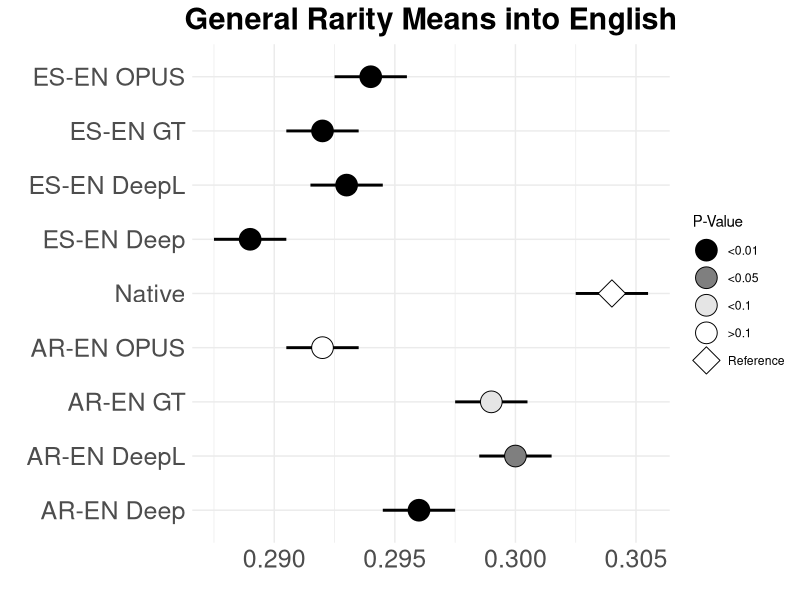
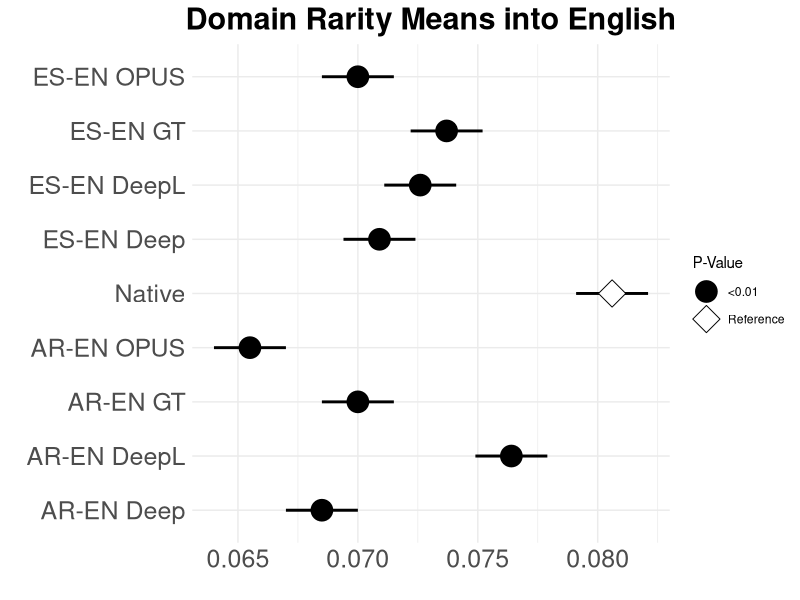
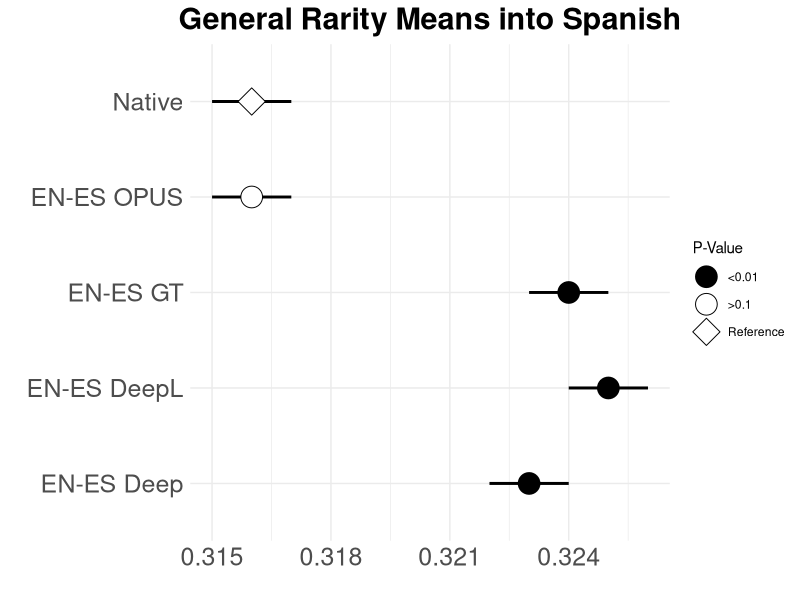
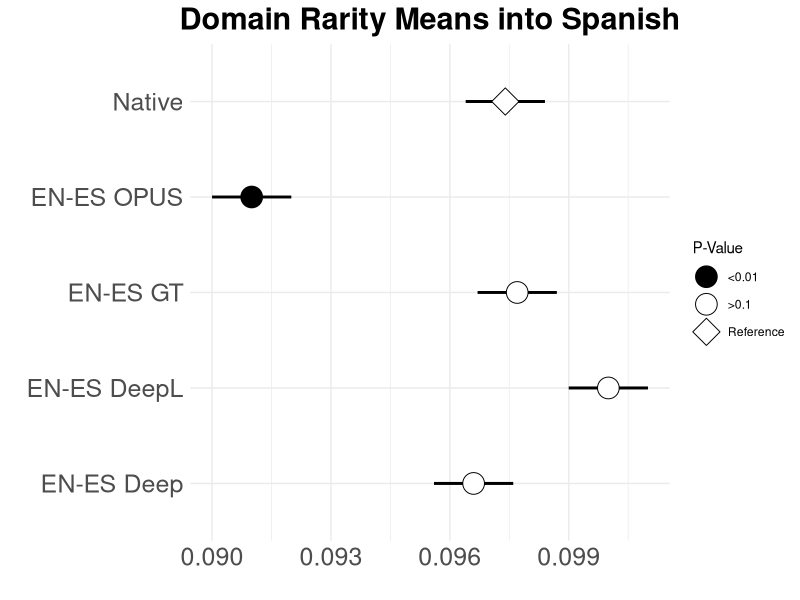
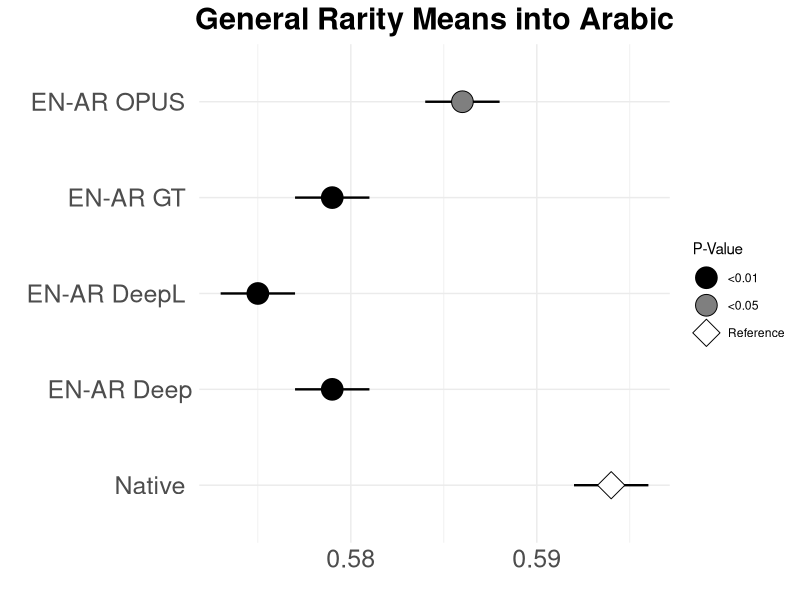
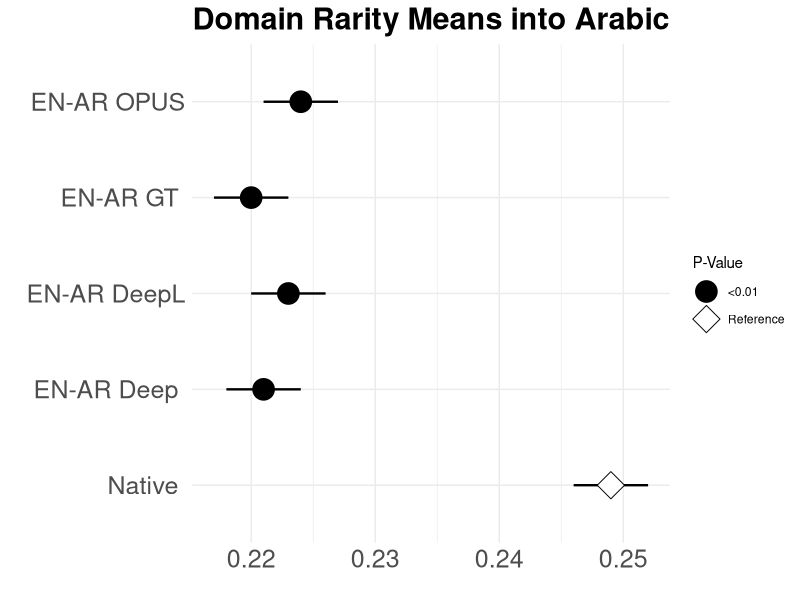

Write the R code that produced these figures, in order.
## ---- chunk 1
# Load required libraries
library(tibble)
library(ggplot2)
library(dplyr)
library(readr)

# Read the CSV file
df <- read_csv("en_rarity.csv")

# Create a DataFrame for general rarity with p_value column
general_rarity_en <- tribble(
  ~lang, ~mean, ~sd, ~median, ~IQR, ~type, ~language, ~p_value,
  "en_general_rarity", 0.304, 0.161, 0.273, 0.167, "General Rarity", "EN", "Reference",
  "es_en_DEEP_general_rarity", 0.289, 0.160, 0.258, 0.156, "General Rarity", "EN", "<0.01",
  "es_en_DEEPL_general_rarity", 0.293, 0.161, 0.269, 0.161, "General Rarity", "EN", "<0.01",
  "es_en_GOOGLE_general_rarity", 0.292, 0.159, 0.261, 0.156, "General Rarity", "EN", "<0.01",
  "es_en_TRANSFORMERS_general_rarity", 0.294, 0.161, 0.267, 0.165, "General Rarity", "EN", "<0.01",
  "ar_en_DEEP_general_rarity", 0.296, 0.163, 0.264, 0.171, "General Rarity", "EN", "<0.01",
  "ar_en_DEEPL_general_rarity", 0.300, 0.164, 0.273, 0.164, "General Rarity", "EN", "<0.05",
  "ar_en_GOOGLE_general_rarity", 0.299, 0.163, 0.267, 0.168, "General Rarity", "EN", "<0.1",
  "ar_en_TRANSFORMERS_general_rarity", 0.292, 0.160, 0.267, 0.161, "General Rarity", "EN", ">0.1"
)

# Create a DataFrame for domain rarity with p_value column
genre_rarity_en <- tribble(
  ~lang, ~mean, ~sd, ~median, ~IQR, ~type, ~language, ~p_value,
  "en_genre_rarity", 0.0806, 0.113, 0.0462, 0.111, "Domain Rarity", "EN", "Reference",
  "es_en_DEEP_genre_rarity", 0.0709, 0.109, 0.0357, 0.0952, "Domain Rarity", "EN", "<0.01",
  "es_en_DEEPL_genre_rarity", 0.0726, 0.108, 0.0377, 0.100, "Domain Rarity", "EN", "<0.01",
  "es_en_GOOGLE_genre_rarity", 0.0737, 0.110, 0.0392, 0.100, "Domain Rarity", "EN", "<0.01",
  "es_en_TRANSFORMERS_genre_rarity", 0.0700, 0.109, 0.0345, 0.0909, "Domain Rarity", "EN", "<0.01",
  "ar_en_DEEP_genre_rarity", 0.0685, 0.107, 0.0345, 0.0909, "Domain Rarity", "EN", "<0.01",
  "ar_en_DEEPL_genre_rarity", 0.0764, 0.119, 0.0400, 0.100, "Domain Rarity", "EN", "<0.01",
  "ar_en_GOOGLE_genre_rarity", 0.0700, 0.108, 0.0357, 0.0952, "Domain Rarity", "EN", "<0.01",
  "ar_en_TRANSFORMERS_genre_rarity", 0.0655, 0.106, 0.0294, 0.0909, "Domain Rarity", "EN", "<0.01"
)

# General Rarity Plot into English
ggplot(general_rarity_en, aes(x = mean, y = lang, fill = p_value)) +
  geom_segment(aes(x = mean - 0.0015, xend = mean + 0.0015, y = lang, yend = lang), 
               color = "black", size = 1) +
  geom_point(aes(shape = p_value, fill = p_value), size = 7, color = "black", position = position_dodge(0.9)) +
  labs(title = "General Rarity Means into English",
       x = "",
       y = "",
       fill = "P-Value",
       shape = "P-Value") +
  theme_minimal() +
  scale_fill_manual(values = c("<0.01" = "black", "<0.05" = "grey50", "<0.1" = "grey90", ">0.1" = "white", "Reference" = "white")) +
  scale_shape_manual(values = c("<0.01" = 21, "<0.05" = 21, "<0.1" = 21, ">0.1" = 21, "Reference" = 23)) +
  scale_y_discrete(labels = c(
    "es_en_TRANSFORMERS_general_rarity" = "ES-EN OPUS",
    "es_en_GOOGLE_general_rarity" = "ES-EN GT",
    "es_en_DEEPL_general_rarity" = "ES-EN DeepL",
    "es_en_DEEP_general_rarity" = "ES-EN Deep",
    "en_general_rarity" = "Native",
    "ar_en_TRANSFORMERS_general_rarity" = "AR-EN OPUS",
    "ar_en_GOOGLE_general_rarity" = "AR-EN GT",
    "ar_en_DEEPL_general_rarity" = "AR-EN DeepL",
    "ar_en_DEEP_general_rarity" = "AR-EN Deep"
  )) +
  theme(
    legend.position = "right",
    plot.title = element_text(hjust = 0.5, face = "bold", size = 22),
    axis.title.x = element_text(size = 10),
    axis.title.y = element_text(size = 10),
    axis.text.x = element_text(size = 18),
    axis.text.y = element_text(size = 18)
  )


# Genre Rarity Plot into English
ggplot(genre_rarity_en, aes(x = mean, y = lang, fill = p_value)) +
  geom_segment(aes(x = mean - 0.0015, xend = mean + 0.0015, y = lang, yend = lang), 
               color = "black", size = 1) + 
  geom_point(aes(shape = p_value, fill = p_value), size = 7, color = "black", position = position_dodge(0.9)) + 
  labs(title = "Domain Rarity Means into English",
       x = "",
       y = "",
       fill = "P-Value",
       shape = "P-Value") +
  theme_minimal() +
  scale_fill_manual(values = c("<0.01" = "black", "<0.05" = "grey50", "<0.1" = "grey90", ">0.1" = "white", "Reference" = "white")) +
  scale_shape_manual(values = c("<0.01" = 21, "<0.05" = 21, "<0.1" = 21, ">0.1" = 21, "Reference" = 23))+
  scale_y_discrete(labels = c(
    "es_en_TRANSFORMERS_genre_rarity" = "ES-EN OPUS",
    "es_en_GOOGLE_genre_rarity" = "ES-EN GT",
    "es_en_DEEPL_genre_rarity" = "ES-EN DeepL",
    "es_en_DEEP_genre_rarity" = "ES-EN Deep",
    "en_genre_rarity" = "Native",
    "ar_en_TRANSFORMERS_genre_rarity" = "AR-EN OPUS",
    "ar_en_GOOGLE_genre_rarity" = "AR-EN GT",
    "ar_en_DEEPL_genre_rarity" = "AR-EN DeepL",
    "ar_en_DEEP_genre_rarity" = "AR-EN Deep"
  )) +
  theme(
    legend.position = "right",
    plot.title = element_text(hjust = 0.5, face = "bold", size = 22),
    axis.title.x = element_text(size = 10),
    axis.title.y = element_text(size = 10),
    axis.text.x = element_text(size = 18),
    axis.text.y = element_text(size = 18)
  )
## ---- chunk 2
# Create a DataFrame for general rarity Spanish
general_rarity_es <- tribble(
  ~lang, ~mean, ~sd, ~median, ~IQR,  ~type, ~language,
  "es_general_rarity", 0.316, 0.144, 0.288, 0.133, "General Rarity", "ES",
  "en_es_DEEP_general_rarity", 0.323, 0.147, 0.3, 0.139, "General Rarity", "ES",
  "en_es_DEEPL_general_rarity", 0.325, 0.149, 0.303, 0.138,"General Rarity", "ES",
  "en_es_GOOGLE_general_rarity", 0.324, 0.146, 0.3, 0.137,"General Rarity", "ES",
  "en_es_TRANSFORMERS_general_rarity", 0.316, 0.146, 0.289, 0.133, "General Rarity", "ES"
)

# Create a DataFrame for genre rarity Spanish
genre_rarity_es <- tribble(
  ~lang, ~mean, ~sd, ~median, ~IQR,  ~type, ~language,
  "es_genre_rarity", 0.0974, 0.117, 0.0698, 0.108,"Domain Rarity", "ES",
  "en_es_DEEP_genre_rarity", 0.0966, 0.118, 0.0667, 0.111,"Domain Rarity", "ES",
  "en_es_DEEPL_genre_rarity", 0.100, 0.120, 0.0704, 0.113,"Domain Rarity", "ES",
  "en_es_GOOGLE_genre_rarity", 0.0977, 0.118, 0.0682, 0.113,"Domain Rarity", "ES",
  "en_es_TRANSFORMERS_genre_rarity", 0.0910, 0.116, 0.0606, 0.122, "Domain Rarity", "ES",
)

general_rarity_es <- general_rarity_es %>%
  mutate(
    p_value = case_when(
      lang == "en_es_TRANSFORMERS_general_rarity" ~ ">0.1",
      lang == "en_es_GOOGLE_general_rarity" ~ "<0.01",
      lang == "en_es_DEEPL_general_rarity" ~ "<0.01",
      lang == "en_es_DEEP_general_rarity" ~ "<0.01",
      lang == "es_general_rarity" ~ "Reference"
    )
  )

genre_rarity_es <- genre_rarity_es %>%
  mutate(
    p_value = case_when(
      lang == "en_es_TRANSFORMERS_genre_rarity" ~ "<0.01", # OPUS
      lang == "en_es_GOOGLE_genre_rarity" ~ ">0.1",        # GT
      lang == "en_es_DEEPL_genre_rarity" ~ ">0.1",         # DeepL
      lang == "en_es_DEEP_genre_rarity" ~ ">0.1",          # Deep
      lang == "es_genre_rarity" ~ "Reference"              # Native
    )
  )


# General Rarity Plot into Spanish
ggplot(general_rarity_es, aes(x = mean, y = lang, fill = p_value)) +
  geom_segment(aes(x = mean -0.001, xend = mean + 0.001, y = lang, yend = lang), 
               color = "black", size = 1) + 
  geom_point(aes(shape = p_value, fill = p_value), size = 7, color = "black", position = position_dodge(0.9)) + 
  labs(title = "General Rarity Means into Spanish",
       x = "",
       y = "",
       fill = "P-Value",
       shape = "P-Value") +
  theme_minimal() +
  scale_fill_manual(values = c("<0.01" = "black", "<0.05" = "grey50", "<0.1" = "grey90", ">0.1" = "white", "Reference" = "white")) +
  scale_shape_manual(values = c("<0.01" = 21, "<0.05" = 21, "<0.1" = 21, ">0.1" = 21, "Reference" = 23)) +  
  scale_y_discrete(labels = c(
    "en_es_TRANSFORMERS_general_rarity" = "EN-ES OPUS",
    "en_es_GOOGLE_general_rarity" = "EN-ES GT",
    "en_es_DEEPL_general_rarity" = "EN-ES DeepL",
    "en_es_DEEP_general_rarity" = "EN-ES Deep",
    "es_general_rarity" = "Native"
  )) +
  theme(
    legend.position = "right",
    plot.title = element_text(hjust = 0.5, face = "bold", size = 22),
    axis.title.x = element_text(size = 12),
    axis.title.y = element_text(size = 10),
    axis.text.x = element_text(size = 18),
    axis.text.y = element_text(size = 18)
  )


# Domain Rarity Plot into Spanish
ggplot(genre_rarity_es, aes(x = mean, y = lang, fill = p_value)) +
  geom_segment(aes(x = mean - 0.001, xend = mean + 0.001, y = lang, yend = lang), 
               color = "black", size = 1) + 
  geom_point(aes(shape = p_value, fill = p_value), size = 7, color = "black", position = position_dodge(0.9)) + 
  labs(title = "Domain Rarity Means into Spanish",
       x = "",
       y = "",
       fill = "P-Value",
       shape = "P-Value") +
  theme_minimal() +
  scale_fill_manual(values = c("<0.01" = "black", "<0.05" = "grey50", "<0.1" = "grey90", ">0.1" = "white", "Reference" = "white")) +
  scale_shape_manual(values = c("<0.01" = 21, "<0.05" = 21, "<0.1" = 21, ">0.1" = 21, "Reference" = 23)) +  
  scale_y_discrete(labels = c(
    "en_es_TRANSFORMERS_genre_rarity" = "EN-ES OPUS",
    "en_es_GOOGLE_genre_rarity" = "EN-ES GT",
    "en_es_DEEPL_genre_rarity" = "EN-ES DeepL",
    "en_es_DEEP_genre_rarity" = "EN-ES Deep",
    "es_genre_rarity" = "Native"
  )) +
  theme(
    legend.position = "right",
    plot.title = element_text(hjust = 0.5, face = "bold", size = 22),
    axis.title.x = element_text(size = 12),
    axis.title.y = element_text(size = 10),
    axis.text.x = element_text(size = 18),
    axis.text.y = element_text(size = 18)
  )

## ---- chunk 3
# Create a DataFrame for general rarity into Arabic
general_rarity_ar <- tribble(
  ~lang, ~mean, ~sd, ~median, ~IQR, ~type, ~language,
  "ar_general_rarity",  0.594, 0.155, 0.585, 0.184, "General Rarity", "AR",
  "en_ar_DEEP_general_rarity", 0.579, 0.159, 0.571, 0.188, "General Rarity", "AR",
  "en_ar_DEEPL_general_rarity", 0.575, 0.161, 0.571, 0.196, "General Rarity", "AR",
  "en_ar_GOOGLE_general_rarity", 0.579, 0.158, 0.571, 0.185, "General Rarity", "AR",
  "en_ar_TRANSFORMERS_general_rarity", 0.586, 0.159, 0.581, 0.188,  "General Rarity", "AR"
)

# Create a DataFrame for genre rarity into Arabic
genre_rarity_ar <- tribble(
  ~lang, ~mean, ~sd, ~median, ~IQR, ~type, ~language,
  "ar_genre_rarity", 0.249, 0.166, 0.222, 0.196, "Domain Rarity", "AR",
  "en_ar_DEEP_genre_rarity", 0.221, 0.164, 0.2, 0.189,"Domain Rarity", "AR",
  "en_ar_DEEPL_genre_rarity", 0.223, 0.164, 0.2, 0.189,"Domain Rarity", "AR",
  "en_ar_GOOGLE_genre_rarity", 0.220, 0.163, 0.194, 0.186,"Domain Rarity", "AR",
  "en_ar_TRANSFORMERS_genre_rarity", 0.224, 0.164, 0.2, 0.193,"Domain Rarity", "AR"
)

general_rarity_ar <- general_rarity_ar %>%
  mutate(
    p_value = case_when(
      lang == "en_ar_TRANSFORMERS_general_rarity" ~ "<0.05", # OPUS
      lang == "en_ar_GOOGLE_general_rarity" ~ "<0.01",       # GT
      lang == "en_ar_DEEPL_general_rarity" ~ "<0.01",        # DeepL
      lang == "en_ar_DEEP_general_rarity" ~ "<0.01",         # Deep
      lang == "ar_general_rarity" ~ "Reference"             # Native
    )
  )

genre_rarity_ar <- genre_rarity_ar %>%
  mutate(
    p_value = case_when(
      lang == "en_ar_TRANSFORMERS_genre_rarity" ~ "<0.01",  # OPUS
      lang == "en_ar_GOOGLE_genre_rarity" ~ "<0.01",         # GT
      lang == "en_ar_DEEPL_genre_rarity" ~ "<0.01",          # DeepL
      lang == "en_ar_DEEP_genre_rarity" ~ "<0.01",           # Deep
      lang == "ar_genre_rarity" ~ "Reference"               # Native
    )
  )


# General Rarity Plot into Arabic
ggplot(general_rarity_ar, aes(x = mean, y = lang, fill = p_value)) +
  geom_segment(aes(x = mean - 0.002, xend = mean + 0.002, y = lang, yend = lang), 
               color = "black", size = 0.8) + 
  geom_point(aes(shape = p_value, fill = p_value), size = 7, color = "black", position = position_dodge(0.9)) + 
  labs(title = "General Rarity Means into Arabic",
       x = "",
       y = " ",
       fill = "P-Value",
       shape = "P-Value") +
  theme_minimal() +
  scale_fill_manual(values = c("<0.01" = "black", "<0.05" = "grey50", "<0.1" = "grey90", ">0.1" = "white", "Reference" = "white")) +
  scale_shape_manual(values = c("<0.01" = 21, "<0.05" = 21, "<0.1" = 21, ">0.1" = 21, "Reference" = 23)) +   
  scale_y_discrete(labels = c(
    "en_ar_TRANSFORMERS_general_rarity" = "EN-AR OPUS ",
    "en_ar_GOOGLE_general_rarity" = "EN-AR GT ",
    "en_ar_DEEPL_general_rarity" = "EN-AR DeepL ",
    "en_ar_DEEP_general_rarity" = "EN-AR Deep",
    "ar_general_rarity" = "Native "
  )) +
  theme(
    legend.position = "right",  
    plot.title = element_text(hjust = 0.5, face = "bold", size = 22),
    axis.title.x = element_text(size = 10),
    axis.title.y = element_text(size = 10),
    axis.text.x = element_text(size = 18),
    axis.text.y = element_text(size = 18)
  )

# Domain Rarity Plot into Arabic
ggplot(genre_rarity_ar, aes(x = mean, y = lang, fill = p_value)) +
  geom_segment(aes(x = mean - 0.003, xend = mean + 0.003, y = lang, yend = lang), 
               color = "black", size = 0.8) +  
  geom_point(aes(shape = p_value, fill = p_value), size = 7, color = "black", position = position_dodge(0.9)) + 
  labs(title = "Domain Rarity Means into Arabic",
       x = " ",
       y = " ", 
       fill = "P-Value",
       shape = "P-Value") +  
  theme_minimal() +
  scale_fill_manual(values = c("<0.01" = "black", "<0.05" = "grey50", "<0.1" = "grey90", ">0.1" = "white", "Reference" = "white")) +
  scale_shape_manual(values = c("<0.01" = 21, "<0.05" = 21, "<0.1" = 21, ">0.1" = 21, "Reference" = 23))+   
  scale_y_discrete(labels = c(
    "en_ar_TRANSFORMERS_genre_rarity" = "EN-AR OPUS",
    "en_ar_GOOGLE_genre_rarity" = "EN-AR GT ",
    "en_ar_DEEPL_genre_rarity" = "EN-AR DeepL",
    "en_ar_DEEP_genre_rarity" = "EN-AR Deep ",
    "ar_genre_rarity" = "Native "
  )) +
  theme(
    legend.position = "right",  
    plot.title = element_text(hjust = 0.5, face = "bold", size = 22),
    axis.title.x = element_text(size = 10),
    axis.title.y = element_text(size = 10),
    axis.text.x = element_text(size = 18),
    axis.text.y = element_text(size = 18)
  )

